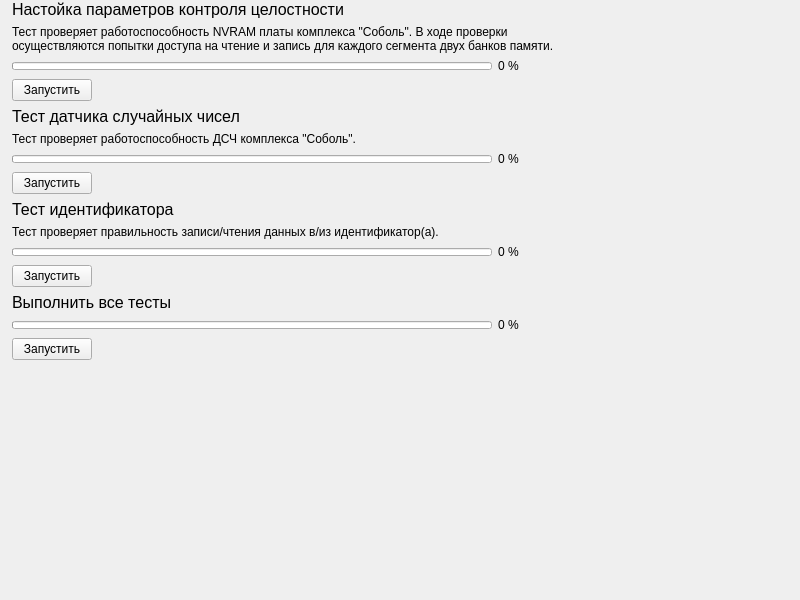
<?xml version="1.0" encoding="UTF-8"?>
<ui version="4.0">
 <class>BoardDiagnosticPanel</class>
 <widget class="QWidget" name="BoardDiagnosticPanel">
  <property name="geometry">
   <rect>
    <x>0</x>
    <y>0</y>
    <width>800</width>
    <height>600</height>
   </rect>
  </property>
  <property name="windowTitle">
   <string>Form</string>
  </property>
  <layout class="QVBoxLayout" name="verticalLayout_2">
   <property name="leftMargin">
    <number>0</number>
   </property>
   <property name="topMargin">
    <number>0</number>
   </property>
   <property name="rightMargin">
    <number>0</number>
   </property>
   <property name="bottomMargin">
    <number>0</number>
   </property>
   <item>
    <layout class="QVBoxLayout" name="verticalLayout">
     <property name="leftMargin">
      <number>12</number>
     </property>
     <item>
      <widget class="QLabel" name="label_1">
       <property name="font">
        <font>
         <pointsize>12</pointsize>
        </font>
       </property>
       <property name="text">
        <string>Настойка параметров контроля целостности</string>
       </property>
      </widget>
     </item>
     <item>
      <widget class="QLabel" name="label_4">
       <property name="text">
        <string>Тест проверяет работоспособность NVRAM платы комплекса &quot;Соболь&quot;. В ходе проверки
осуществляются попытки доступа на чтение и запись для каждого сегмента двух банков памяти.</string>
       </property>
      </widget>
     </item>
     <item>
      <layout class="QHBoxLayout" name="horizontalLayout_4">
       <item>
        <widget class="QProgressBar" name="integrity_test_progress_bar">
         <property name="sizePolicy">
          <sizepolicy hsizetype="Fixed" vsizetype="Fixed">
           <horstretch>0</horstretch>
           <verstretch>0</verstretch>
          </sizepolicy>
         </property>
         <property name="minimumSize">
          <size>
           <width>480</width>
           <height>0</height>
          </size>
         </property>
         <property name="maximumSize">
          <size>
           <width>16777215</width>
           <height>8</height>
          </size>
         </property>
         <property name="value">
          <number>0</number>
         </property>
         <property name="textVisible">
          <bool>false</bool>
         </property>
        </widget>
       </item>
       <item>
        <widget class="QLabel" name="integrity_test_label">
         <property name="text">
          <string>0 %</string>
         </property>
        </widget>
       </item>
      </layout>
     </item>
     <item>
      <widget class="QPushButton" name="integrity_test_push_button">
       <property name="sizePolicy">
        <sizepolicy hsizetype="Fixed" vsizetype="Fixed">
         <horstretch>0</horstretch>
         <verstretch>0</verstretch>
        </sizepolicy>
       </property>
       <property name="text">
        <string>Запустить</string>
       </property>
      </widget>
     </item>
     <item>
      <widget class="QLabel" name="label_10">
       <property name="font">
        <font>
         <pointsize>12</pointsize>
        </font>
       </property>
       <property name="text">
        <string>Тест датчика случайных чисел</string>
       </property>
      </widget>
     </item>
     <item>
      <widget class="QLabel" name="label_2">
       <property name="text">
        <string>Тест проверяет работоспособность ДСЧ комплекса &quot;Соболь&quot;.</string>
       </property>
      </widget>
     </item>
     <item>
      <layout class="QHBoxLayout" name="horizontalLayout_3">
       <item>
        <widget class="QProgressBar" name="rnd_test_progress_bar">
         <property name="sizePolicy">
          <sizepolicy hsizetype="Fixed" vsizetype="Fixed">
           <horstretch>0</horstretch>
           <verstretch>0</verstretch>
          </sizepolicy>
         </property>
         <property name="minimumSize">
          <size>
           <width>480</width>
           <height>0</height>
          </size>
         </property>
         <property name="maximumSize">
          <size>
           <width>16777215</width>
           <height>8</height>
          </size>
         </property>
         <property name="value">
          <number>0</number>
         </property>
         <property name="textVisible">
          <bool>false</bool>
         </property>
        </widget>
       </item>
       <item>
        <widget class="QLabel" name="rnd_test_label">
         <property name="text">
          <string>0 %</string>
         </property>
        </widget>
       </item>
      </layout>
     </item>
     <item>
      <widget class="QPushButton" name="rnd_test_push_button">
       <property name="sizePolicy">
        <sizepolicy hsizetype="Fixed" vsizetype="Fixed">
         <horstretch>0</horstretch>
         <verstretch>0</verstretch>
        </sizepolicy>
       </property>
       <property name="text">
        <string>Запустить</string>
       </property>
      </widget>
     </item>
     <item>
      <widget class="QLabel" name="label_11">
       <property name="font">
        <font>
         <pointsize>12</pointsize>
        </font>
       </property>
       <property name="text">
        <string>Тест идентификатора</string>
       </property>
      </widget>
     </item>
     <item>
      <widget class="QLabel" name="label_3">
       <property name="text">
        <string>Тест проверяет правильность записи/чтения данных в/из идентификатор(а).</string>
       </property>
      </widget>
     </item>
     <item>
      <layout class="QHBoxLayout" name="horizontalLayout_2">
       <item>
        <widget class="QProgressBar" name="id_tets_progress_bar">
         <property name="sizePolicy">
          <sizepolicy hsizetype="Fixed" vsizetype="Fixed">
           <horstretch>0</horstretch>
           <verstretch>0</verstretch>
          </sizepolicy>
         </property>
         <property name="minimumSize">
          <size>
           <width>480</width>
           <height>0</height>
          </size>
         </property>
         <property name="maximumSize">
          <size>
           <width>16777215</width>
           <height>8</height>
          </size>
         </property>
         <property name="value">
          <number>0</number>
         </property>
         <property name="textVisible">
          <bool>false</bool>
         </property>
        </widget>
       </item>
       <item>
        <widget class="QLabel" name="id_test_label">
         <property name="text">
          <string>0 %</string>
         </property>
        </widget>
       </item>
      </layout>
     </item>
     <item>
      <widget class="QPushButton" name="id_test_push_button">
       <property name="sizePolicy">
        <sizepolicy hsizetype="Fixed" vsizetype="Fixed">
         <horstretch>0</horstretch>
         <verstretch>0</verstretch>
        </sizepolicy>
       </property>
       <property name="text">
        <string>Запустить</string>
       </property>
      </widget>
     </item>
     <item>
      <widget class="QLabel" name="label_12">
       <property name="font">
        <font>
         <pointsize>12</pointsize>
        </font>
       </property>
       <property name="text">
        <string>Выполнить все тесты</string>
       </property>
      </widget>
     </item>
     <item>
      <layout class="QHBoxLayout" name="horizontalLayout">
       <item>
        <widget class="QProgressBar" name="all_tests_progress_bar">
         <property name="sizePolicy">
          <sizepolicy hsizetype="Fixed" vsizetype="Fixed">
           <horstretch>0</horstretch>
           <verstretch>0</verstretch>
          </sizepolicy>
         </property>
         <property name="minimumSize">
          <size>
           <width>480</width>
           <height>0</height>
          </size>
         </property>
         <property name="maximumSize">
          <size>
           <width>16777215</width>
           <height>8</height>
          </size>
         </property>
         <property name="value">
          <number>0</number>
         </property>
         <property name="textVisible">
          <bool>false</bool>
         </property>
        </widget>
       </item>
       <item>
        <widget class="QLabel" name="all_tests_label">
         <property name="text">
          <string>0 %</string>
         </property>
        </widget>
       </item>
      </layout>
     </item>
     <item>
      <widget class="QPushButton" name="all_tests_push_button">
       <property name="sizePolicy">
        <sizepolicy hsizetype="Fixed" vsizetype="Fixed">
         <horstretch>0</horstretch>
         <verstretch>0</verstretch>
        </sizepolicy>
       </property>
       <property name="text">
        <string>Запустить</string>
       </property>
      </widget>
     </item>
    </layout>
   </item>
   <item>
    <spacer name="verticalSpacer">
     <property name="orientation">
      <enum>Qt::Vertical</enum>
     </property>
     <property name="sizeHint" stdset="0">
      <size>
       <width>20</width>
       <height>142</height>
      </size>
     </property>
    </spacer>
   </item>
  </layout>
 </widget>
 <resources/>
 <connections/>
</ui>
